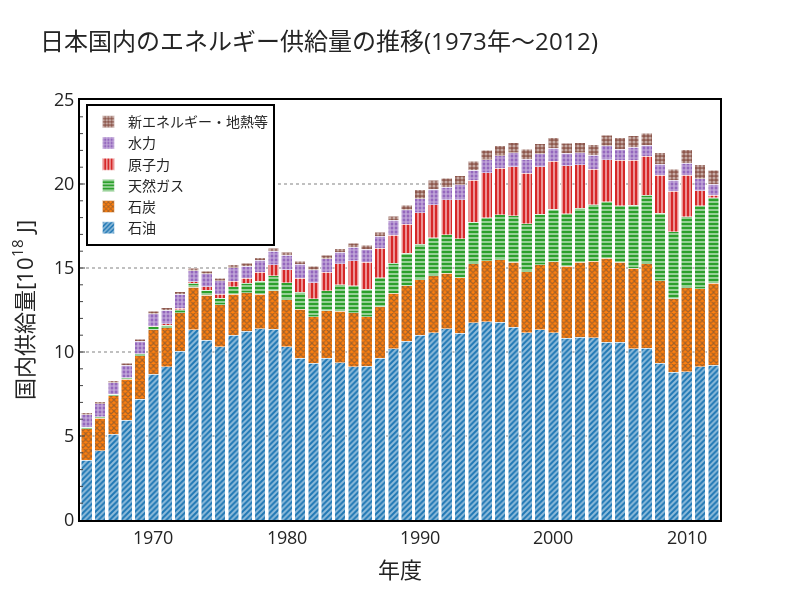

This figure's notebook cell:
### Code cell
hatch_patterns = ["/", "x", "-", "|", "+", "."]
fig = go.Figure()

for i, col in enumerate(stacked_bar_df.columns):
    fig.add_trace(
        go.Bar(
            x=stacked_bar_df.index,
            y=stacked_bar_df[col],
            name=col,
            offsetgroup=0,
            marker_pattern_shape=hatch_patterns[i],  # ハッチを選択
            marker_pattern_size=4,                   # ハッチのサイズ
            marker_pattern_solidity=0.5              # ハッチによって塗りつぶされる面積の割合
        )
    )


fig.update_layout(
    go.Layout(
        width=800, height=600,
        xaxis=dict(
            title="年度",
            linecolor="black",
            linewidth=2,
            mirror=True,
            ticks=""),
        yaxis=dict(
            title="国内供給量[10<sup>18</sup> J]",  # latexが書けないのでHTML形式で書く
            linecolor="black",
            linewidth=2,
            mirror=True,
            ticks="inside",
            minor=dict(ticks="inside"),
            range=(0, 25),
        ),
        title=dict(
            text="日本国内のエネルギー供給量の推移(1973年～2012)", font=dict(size=24)
        ),
        template="simple_white",
        barmode="stack",
        legend=dict(x=0.01, y=0.99, bordercolor="black", borderwidth=2, font=dict(size=14)),
        font=dict(size=18)
    )
)
fig.update_yaxes(showgrid=True, gridcolor="black", griddash="dot", gridwidth=0.5)

fig.show()

### Figure 1 — Plotly figure (JSON) as saved in the notebook; plotly's stock layout.template omitted (floating-point values rounded to 4 significant figures)
{"data": [{"marker": {"pattern": {"shape": "/", "size": 4, "solidity": 0.5}}, "name": "石油", "offsetgroup": "0", "type": "bar", "x": [1965, 1966, 1967, 1968, 1969, 1970, 1971, 1972, 1973, 1974, 1975, 1976, 1977, 1978, 1979, 1980, 1981, 1982, 1983, 1984, 1985, 1986, 1987, 1988, 1989, 1990, 1991, 1992, 1993, 1994, 1995, 1996, 1997, 1998, 1999, 2000, 2001, 2002, 2003, 2004, 2005, 2006, 2007, 2008, 2009, 2010, 2011, 2012], "y": [3.56, 4.13, 5.11, 5.95, 7.19, 8.68, 9.12, 10.05, 11.32, 10.7, 10.3, 11, 11.24, 11.38, 11.34, 10.3, 9.63, 9.33, 9.62, 9.35, 9.12, 9.16, 9.63, 10.2, 10.65, 11, 11.15, 11.39, 11.11, 11.73, 11.8, 11.76, 11.48, 11.15, 11.33, 11.16, 10.82, 10.89, 10.84, 10.59, 10.57, 10.18, 10.21, 9.33, 8.8, 8.83, 9.12, 9.22]}, {"marker": {"pattern": {"shape": "x", "size": 4, "solidity": 0.5}}, "name": "石炭", "offsetgroup": "0", "type": "bar", "x": [1965, 1966, 1967, 1968, 1969, 1970, 1971, 1972, 1973, 1974, 1975, 1976, 1977, 1978, 1979, 1980, 1981, 1982, 1983, 1984, 1985, 1986, 1987, 1988, 1989, 1990, 1991, 1992, 1993, 1994, 1995, 1996, 1997, 1998, 1999, 2000, 2001, 2002, 2003, 2004, 2005, 2006, 2007, 2008, 2009, 2010, 2011, 2012], "y": [1.87, 1.92, 2.29, 2.42, 2.59, 2.64, 2.31, 2.3, 2.53, 2.67, 2.5, 2.45, 2.28, 2.07, 2.3, 2.8, 2.91, 2.78, 2.83, 3.09, 3.22, 2.93, 3.07, 3.3, 3.29, 3.31, 3.39, 3.3, 3.31, 3.52, 3.64, 3.73, 3.85, 3.62, 3.85, 4.2, 4.29, 4.44, 4.57, 5, 4.76, 4.82, 5.04, 4.92, 4.38, 4.98, 4.65, 4.86]}, {"marker": {"pattern": {"shape": "-", "size": 4, "solidity": 0.5}}, "name": "天然ガス", "offsetgroup": "0", "type": "bar", "x": [1965, 1966, 1967, 1968, 1969, 1970, 1971, 1972, 1973, 1974, 1975, 1976, 1977, 1978, 1979, 1980, 1981, 1982, 1983, 1984, 1985, 1986, 1987, 1988, 1989, 1990, 1991, 1992, 1993, 1994, 1995, 1996, 1997, 1998, 1999, 2000, 2001, 2002, 2003, 2004, 2005, 2006, 2007, 2008, 2009, 2010, 2011, 2012], "y": [0.08, 0.09, 0.09, 0.1, 0.12, 0.17, 0.17, 0.17, 0.24, 0.32, 0.39, 0.44, 0.58, 0.75, 0.9, 1.01, 1.02, 1.06, 1.21, 1.55, 1.6, 1.66, 1.71, 1.78, 1.93, 2.1, 2.25, 2.28, 2.33, 2.46, 2.54, 2.68, 2.79, 2.85, 3.01, 3.13, 3.13, 3.22, 3.37, 3.36, 3.39, 3.75, 4.09, 4.02, 3.98, 4.23, 4.93, 5.1]}, {"marker": {"pattern": {"shape": "|", "size": 4, "solidity": 0.5}}, "name": "原子力", "offsetgroup": "0", "type": "bar", "x": [1965, 1966, 1967, 1968, 1969, 1970, 1971, 1972, 1973, 1974, 1975, 1976, 1977, 1978, 1979, 1980, 1981, 1982, 1983, 1984, 1985, 1986, 1987, 1988, 1989, 1990, 1991, 1992, 1993, 1994, 1995, 1996, 1997, 1998, 1999, 2000, 2001, 2002, 2003, 2004, 2005, 2006, 2007, 2008, 2009, 2010, 2011, 2012], "y": [0, 0.01, 0.01, 0.01, 0.01, 0.04, 0.08, 0.09, 0.09, 0.19, 0.24, 0.32, 0.3, 0.56, 0.66, 0.78, 0.83, 0.96, 1.08, 1.26, 1.5, 1.59, 1.77, 1.68, 1.72, 1.89, 1.99, 2.08, 2.32, 2.5, 2.7, 2.78, 2.91, 3.01, 2.84, 2.87, 2.84, 2.59, 2.11, 2.49, 2.68, 2.66, 2.32, 2.25, 2.41, 2.49, 0.89, 0.14]}, {"marker": {"pattern": {"shape": "+", "size": 4, "solidity": 0.5}}, "name": "水力", "offsetgroup": "0", "type": "bar", "x": [1965, 1966, 1967, 1968, 1969, 1970, 1971, 1972, 1973, 1974, 1975, 1976, 1977, 1978, 1979, 1980, 1981, 1982, 1983, 1984, 1985, 1986, 1987, 1988, 1989, 1990, 1991, 1992, 1993, 1994, 1995, 1996, 1997, 1998, 1999, 2000, 2001, 2002, 2003, 2004, 2005, 2006, 2007, 2008, 2009, 2010, 2011, 2012], "y": [0.75, 0.77, 0.67, 0.72, 0.73, 0.75, 0.8, 0.82, 0.66, 0.79, 0.81, 0.82, 0.71, 0.69, 0.79, 0.86, 0.84, 0.78, 0.81, 0.69, 0.8, 0.78, 0.72, 0.87, 0.88, 0.83, 0.91, 0.77, 0.89, 0.62, 0.76, 0.74, 0.82, 0.84, 0.77, 0.78, 0.75, 0.72, 0.83, 0.83, 0.67, 0.77, 0.65, 0.67, 0.66, 0.71, 0.72, 0.66]}, {"marker": {"pattern": {"shape": ".", "size": 4, "solidity": 0.5}}, "name": "新エネルギー・地熱等", "offsetgroup": "0", "type": "bar", "x": [1965, 1966, 1967, 1968, 1969, 1970, 1971, 1972, 1973, 1974, 1975, 1976, 1977, 1978, 1979, 1980, 1981, 1982, 1983, 1984, 1985, 1986, 1987, 1988, 1989, 1990, 1991, 1992, 1993, 1994, 1995, 1996, 1997, 1998, 1999, 2000, 2001, 2002, 2003, 2004, 2005, 2006, 2007, 2008, 2009, 2010, 2011, 2012], "y": [0.11, 0.11, 0.11, 0.12, 0.13, 0.14, 0.14, 0.15, 0.16, 0.15, 0.15, 0.16, 0.16, 0.16, 0.18, 0.18, 0.18, 0.19, 0.2, 0.22, 0.22, 0.23, 0.24, 0.25, 0.26, 0.52, 0.53, 0.53, 0.52, 0.53, 0.56, 0.58, 0.6, 0.59, 0.61, 0.62, 0.6, 0.61, 0.63, 0.62, 0.68, 0.7, 0.72, 0.67, 0.65, 0.79, 0.84, 0.84]}], "layout": {"barmode": "stack", "font": {"size": 18}, "height": 600, "legend": {"bordercolor": "black", "borderwidth": 2, "font": {"size": 14}, "x": 0.01, "y": 0.99}, "title": {"font": {"size": 24}, "text": "日本国内のエネルギー供給量の推移(1973年～2012)"}, "width": 800, "xaxis": {"linecolor": "black", "linewidth": 2, "mirror": true, "ticks": "", "title": {"text": "年度"}}, "yaxis": {"gridcolor": "black", "griddash": "dot", "gridwidth": 0.5, "linecolor": "black", "linewidth": 2, "minor": {"ticks": "inside"}, "mirror": true, "range": [0, 25], "showgrid": true, "ticks": "inside", "title": {"text": "国内供給量[10<sup>18</sup> J]"}}}}
